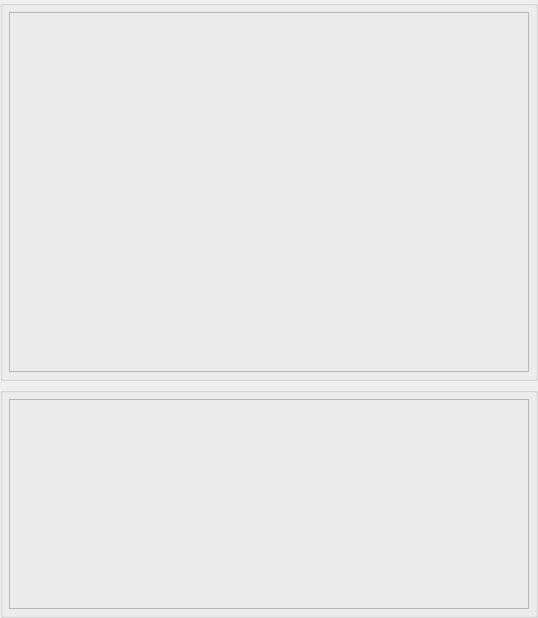
      <widget class="QWidget" name="mainLeftArea">
       <layout class="QVBoxLayout" name="mainLeftVerticalLayout">
        <property name="spacing">
         <number>6</number>
        </property>
        <property name="leftMargin">
         <number>0</number>
        </property>
        <property name="topMargin">
         <number>0</number>
        </property>
        <property name="rightMargin">
         <number>0</number>
        </property>
        <property name="bottomMargin">
         <number>0</number>
        </property>
        <item>
         <widget class="QGroupBox" name="grpImage">
          <layout class="QVBoxLayout" name="imageVerticalLayout">
           <property name="spacing">
            <number>0</number>
           </property>
           <property name="leftMargin">
            <number>6</number>
           </property>
           <property name="topMargin">
            <number>6</number>
           </property>
           <property name="rightMargin">
            <number>6</number>
           </property>
           <property name="bottomMargin">
            <number>6</number>
           </property>
           <item>
            <widget class="QFrame" name="frameSstvImage">
             <property name="minimumSize">
              <size>
               <width>520</width>
               <height>360</height>
              </size>
             </property>
             <property name="sizePolicy">
              <sizepolicy hsizetype="Expanding" vsizetype="Expanding">
               <horstretch>1</horstretch>
               <verstretch>1</verstretch>
              </sizepolicy>
             </property>
             <property name="frameShape">
              <enum>QFrame::StyledPanel</enum>
             </property>
             <property name="frameShadow">
              <enum>QFrame::Sunken</enum>
             </property>
            </widget>
           </item>
          </layout>
         </widget>
        </item>
        <item>
         <widget class="QGroupBox" name="grpWaterfall">
          <property name="maximumSize">
           <size>
            <width>16777215</width>
            <height>16777215</height>
           </size>
          </property>
          <layout class="QVBoxLayout" name="waterfallVerticalLayout">
           <property name="spacing">
            <number>0</number>
           </property>
           <property name="leftMargin">
            <number>6</number>
           </property>
           <property name="topMargin">
            <number>6</number>
           </property>
           <property name="rightMargin">
            <number>6</number>
           </property>
           <property name="bottomMargin">
            <number>6</number>
           </property>
           <item>
            <widget class="QFrame" name="frameWaterfall">
             <property name="minimumSize">
              <size>
               <width>0</width>
               <height>210</height>
              </size>
             </property>
             <property name="maximumSize">
              <size>
               <width>16777215</width>
               <height>16777215</height>
              </size>
             </property>
             <property name="sizePolicy">
              <sizepolicy hsizetype="Expanding" vsizetype="Expanding">
               <horstretch>1</horstretch>
               <verstretch>1</verstretch>
              </sizepolicy>
             </property>
             <property name="frameShape">
              <enum>QFrame::StyledPanel</enum>
             </property>
             <property name="frameShadow">
              <enum>QFrame::Sunken</enum>
             </property>
            </widget>
           </item>
          </layout>
         </widget>
        </item>
       </layout>
      </widget>
